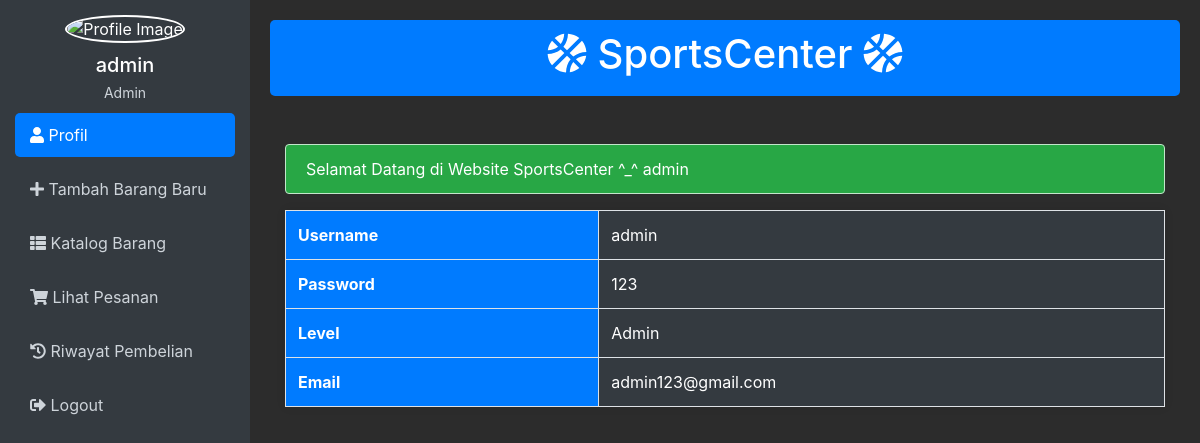
The page /home.php (signed in) on the database its author committed.
### tables this page shows
CREATE TABLE `user` (
  `username` varchar(50) NOT NULL,
  `password` varchar(50) NOT NULL,
  `level` varchar(50) NOT NULL,
  `email` varchar(50) NOT NULL,
  `saldo` int DEFAULT '0',
  `alamat` varchar(255) NOT NULL
);

### home.php (the view, shortened to what this page needs)
<?php
include "connection.php";
$user = $_SESSION['username'];
$sql = "SELECT * from user where username='$user'";
$query = $koneksi->query($sql);
$data = $query->fetch_array();
?>
<!DOCTYPE html>
<html lang="en">
<head>
    <link href="https://stackpath.bootstrapcdn.com/bootstrap/4.5.2/css/bootstrap.min.css" rel="stylesheet">
    <link href="https://cdnjs.cloudflare.com/ajax/libs/font-awesome/5.15.3/css/all.min.css" rel="stylesheet">
</head>
<body>
<div class="sidebar">
    <div class="profile text-center">
        <img src="profile/admin.png" alt="Profile Image">
        <h5><?php echo $data['username']; ?></h5>
        <p><?php echo $data['level']; ?></p>
    </div>
    <div class="menu">
        <?php if ($data['level'] == 'Admin') { ?>
        <a href="home.php"class="active"><i class="fas fa-user"></i> Profil</a>
        <a href='tambah_produk.php'><i class="fas fa-plus"></i> Tambah Barang Baru</a>
        <a href='katalog_barang.php'><i class="fas fa-th-list"></i> Katalog Barang</a>
        <a href='lihat_pesanan.php'><i class="fas fa-shopping-cart"></i> Lihat Pesanan</a>
        <a href='riwayat_pembelian.php'><i class="fas fa-history"></i> Riwayat Pembelian</a>
        <a href='logout.php'><i class="fas fa-sign-out-alt"></i> Logout</a>
        <?php } ?>
    </div>
</div>
<div class="content">
     <div class="header">
        <h1><i class="fas fa-basketball-ball"></i> SportsCenter <i class="fas fa-basketball-ball"></i></h1>
    </div>
    <div class="container mt-5">
        <div class="alert alert-success" role="alert">
            Selamat Datang di Website SportsCenter ^_^ <?php echo $user; ?>
        </div>
        <table class="table table-bordered mt-3">
            <tr>
                <th>Username</th>
                <td><?php echo $data['username']; ?></td>
            </tr>
            <tr>
                <th>Password</th>
                <td><?php echo $data['password']; ?></td>
            </tr>
            <tr>
                <th>Level</th>
                <td><?php echo $data['level']; ?></td>
            </tr>
            <tr>
                <th>Email</th>
                <td><?php echo $data['email']; ?></td>
            </tr>
        </table>
    </div>
</div>
</body>
</html>

### home.php (style rules this page uses)
body { display: flex; min-height: 100vh; background-color: #f1f1f1; margin: 0; }
.sidebar { min-width: 250px; max-width: 250px; background-color: #343a40; padding: 15px; color: #fff; }
.sidebar .profile img { width: 100px; height: 100px; border-radius: 50%; margin-bottom: 10px; border: 2px solid #fff; }
.sidebar .profile h5 { margin-bottom: 5px; }
.sidebar .profile p { margin-bottom: 10px; font-size: 14px; color: #ced4da; }
.sidebar .menu a { color: #ced4da; text-decoration: none; display: block; padding: 10px 15px; border-radius: 5px; margin-bottom: 10px; }
.sidebar .menu a.active { background-color: #007bff; color: #fff; }
.content { flex: 1; padding: 20px; background-color: #2c2c2c; color: #ffffff; }
.alert { background-color: #28a745; color: #fff; }
.table { background-color: #343a40; border-radius: 5px; box-shadow: 0 0 10px rgba(0, 0, 0, 0.1); }
.table th { background-color: #007bff; color: #fff; }
.table td { color: #ffffff; }
.header { background-color: #007bff; color: #fff; padding: 10px 20px; text-align: center; margin-bottom: 20px; border-radius: 5px; }

### rows shown on the page
user: username "admin", level "Admin", password "123", email "admin123@gmail.com"

### other values the page prints
$user "admin"
